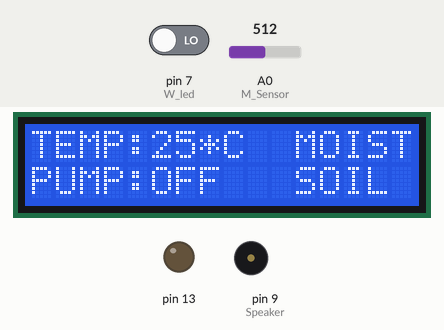
Recording of a sketch running on a simulated Arduino Uno, built with avr-gcc and run on an emulated ATmega328P. Shown: 16×2 character LCD, output pins drawn as LEDs (lit = HIGH), buzzer (waves = sounding). Inputs (shaded band) come from the test bench; at power-on: A0 (M_Sensor) = 512, pin 7 (W_led) LOW.

Above: at 2.2 s.
2.3 s: A0 (M_Sensor) set to 687
4.2 s: A0 (M_Sensor) set to 716
At 6.3 s:
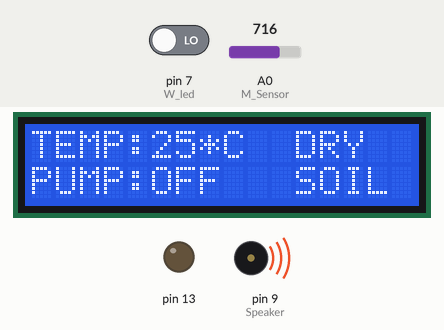
At 8.1 s:
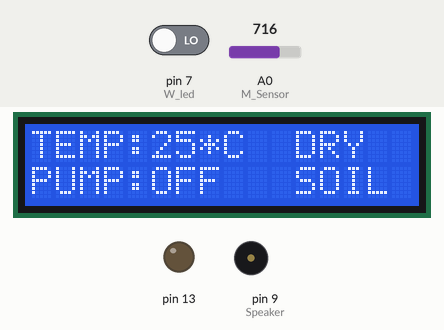
8.3 s: A0 (M_Sensor) set to 290
At 9.2 s:
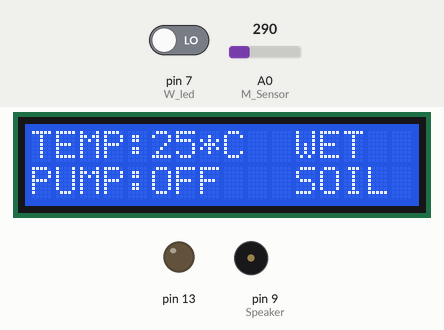
Timing chart, 0 to 11.3 s (numbered marks = the images above; inputs shaded):
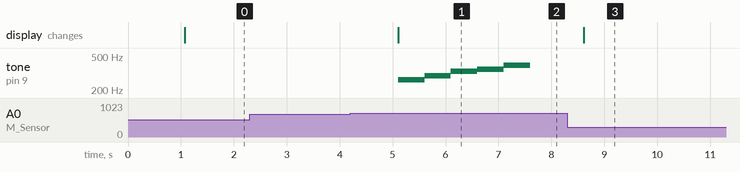

The sketch:

smart_irrigation_system.ino
```cpp
#include <LiquidCrystal.h> //LCD Library

#define NOTE_C4 262
#define NOTE_D4 294
#define NOTE_E4 330
#define NOTE_F4 349
#define NOTE_G4 392
#define NOTE_A4 440
#define NOTE_B4 494
#define NOTE_C5 523

int temp;
int T_Sensor = A3;
int M_Sensor = A0;
int W_led = 7;
int P_led = 13;
int Speaker = 9;
int val;
int cel;

LiquidCrystal lcd(12, 11, 5, 4, 3, 2);

void setup()
 {
    lcd.begin(16, 2);
    lcd.clear();
    pinMode(13,OUTPUT);
    pinMode(7,INPUT);
    pinMode(9,OUTPUT);

    val = analogRead(T_Sensor); //Read Temperature sensor value
    int mv = ( val/1024.0)*5000;
    cel = mv/10;


    lcd.setCursor(0,0);
    lcd.print("PROJECT BY");
    lcd.setCursor(0,1);
    lcd.print("MOUSSINE TIETIBIEKA ");
    delay(1000);

}

void loop()
{

  lcd.clear();
  int Moisture = analogRead(M_Sensor); //Read Moisture Sensor Value

  lcd.setCursor(0,0);
  lcd.print("TEMP:");
  lcd.setCursor(5,0);
  lcd.print(cel);
  lcd.setCursor(7,0);
  lcd.print("*C");

 if (Moisture> 700)   // for dry soil
  {
        lcd.setCursor(11,0);
        lcd.print("DRY");
        lcd.setCursor(11,1);
        lcd.print("SOIL");
       if (digitalRead(W_led)==1) //test the availability of water in storage
       {
         digitalWrite(13, HIGH);
         lcd.setCursor(0,1);
         lcd.print("PUMP:ON");
       }
       else
       {
         digitalWrite(13, LOW);
         lcd.setCursor(0,1);
         lcd.print("PUMP:OFF");

           tone(Speaker, NOTE_C4, 500);
           delay(500);
           tone(Speaker, NOTE_D4, 500);
           delay(500);
           tone(Speaker, NOTE_E4, 500);
           delay(500);
           tone(Speaker, NOTE_F4, 500);
           delay(500);
           tone(Speaker, NOTE_G4, 500);
           delay(500);
       }
    }

     if (Moisture>= 300 && Moisture<=700) //for Moist Soil
    {
      lcd.setCursor(11,0);
     lcd.print("MOIST");
     lcd.setCursor(11,1);
     lcd.print("SOIL");
     digitalWrite(13,LOW);
     lcd.setCursor(0,1);
     lcd.print("PUMP:OFF");
  }

  if (Moisture < 300)  // For wet soil
  {
    lcd.setCursor(11,0);
     lcd.print("WET");
     lcd.setCursor(11,1);
     lcd.print("SOIL");
     digitalWrite(13,LOW);
     lcd.setCursor(0,1);
     lcd.print("PUMP:OFF");
  }
 delay(1000);
}
```

Measured:
- the behaviour switches between 700 and 701 on A0 (M_Sensor) (found by bisection; images 0 and 1)
- after the input at 2.3 s, every drawn part: stays the same
- after the input at 4.2 s, tone on pin 9 (Speaker): plays 262 Hz for 0.50 s, 294 Hz for 0.50 s, 330 Hz for 0.50 s, 349 Hz for 0.50 s, 392 Hz for 0.50 s, starting after 0.90 s; the display: changes after 0.90 s (image 1)
- after the input at 8.3 s, tone on pin 9 (Speaker): stops changing and stays silent; the display: changes after 0.31 s (image 3)
